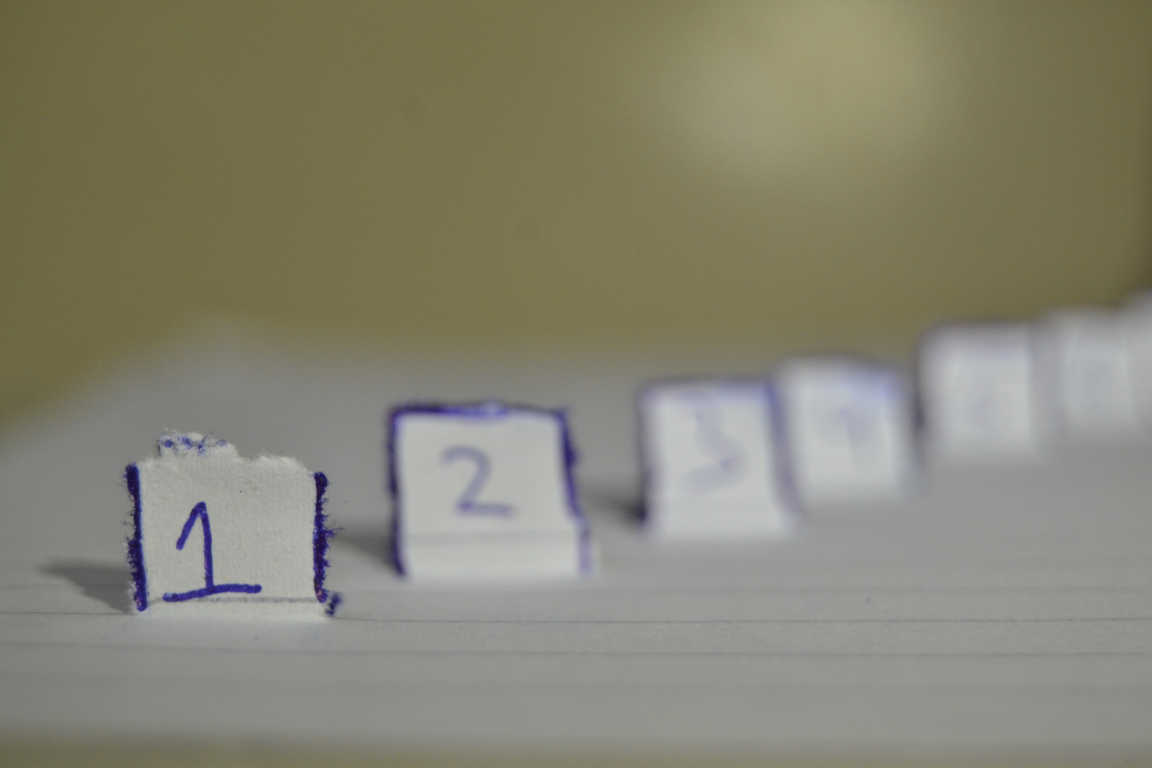
%> input picture 1.JPG, 4608 x 3072 px (shown at 1/4 size)
$ octave multi_focus_image_fusion.m   (GNU Octave 9; MATLAB toolbox functions it lacks are replaced by stand-ins)
%> lines starting %> are read from the running program, lines starting %| are printed output that depends on the picture
clear var
clc


image1=imread('1.jpg');
image2=imread('2.jpg');
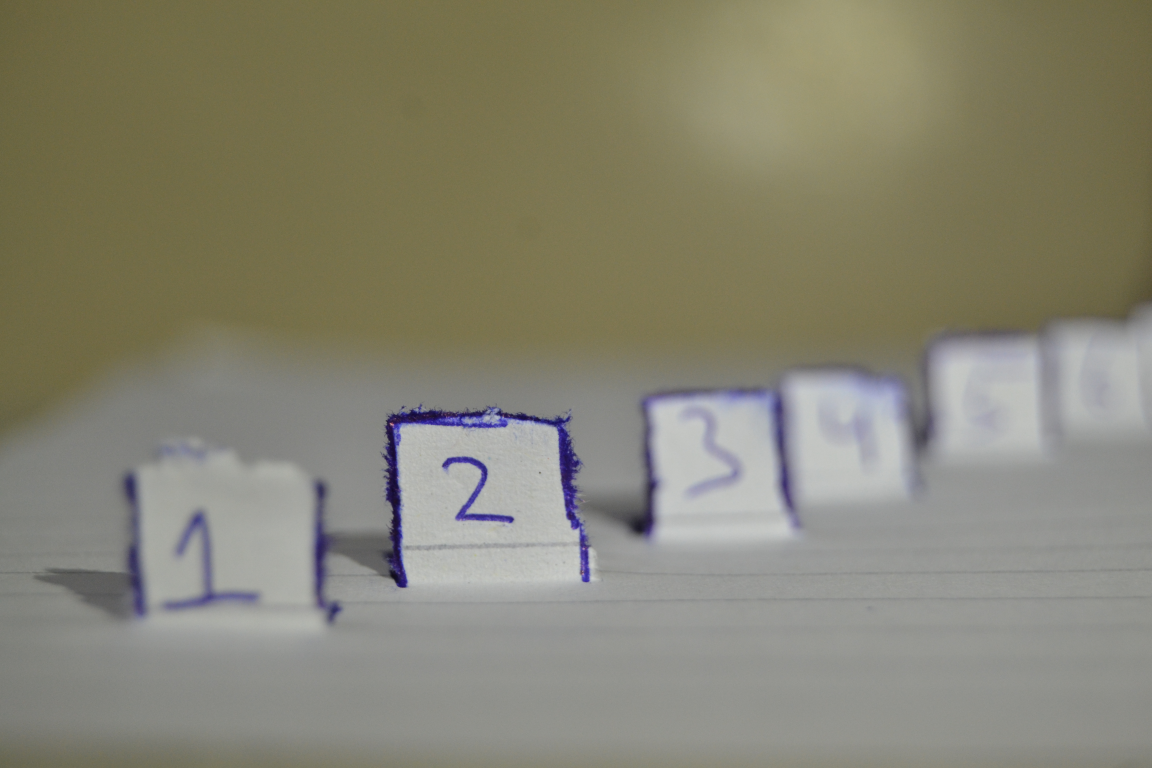
%> input picture 2.JPG, 4608 x 3072 px (shown at 1/4 size)
image3=imread('3.jpg');
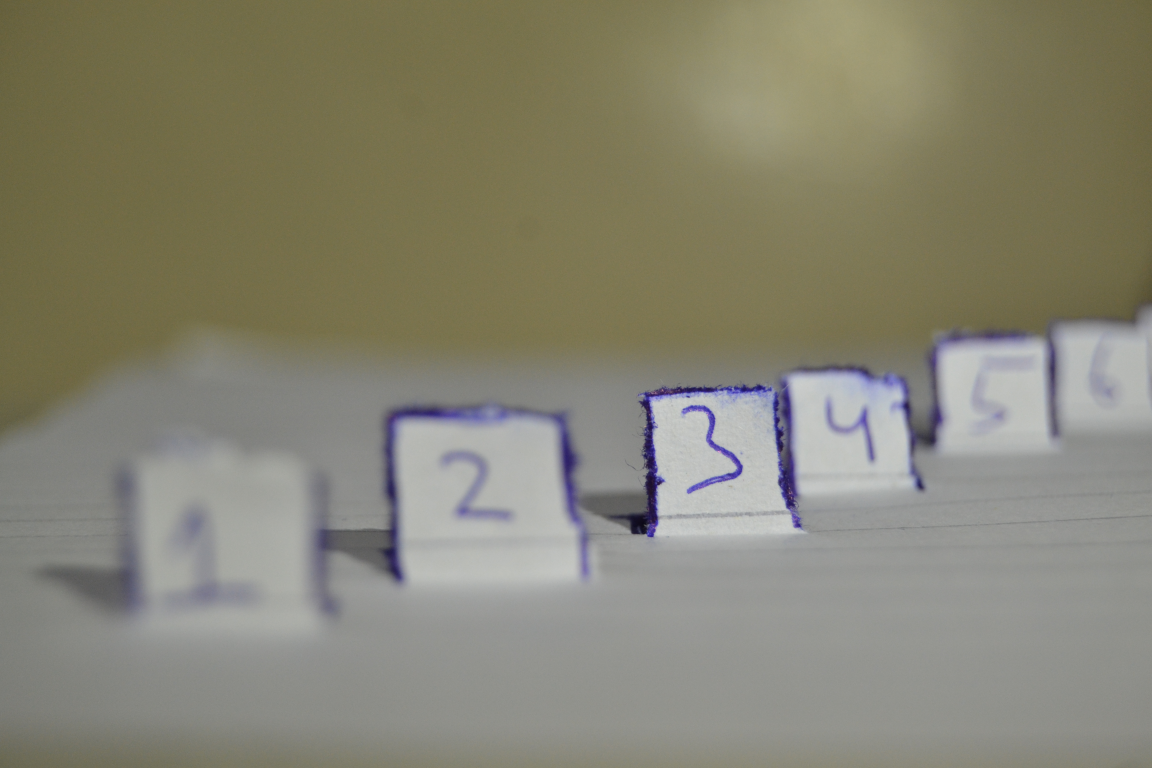
%> input picture 3.JPG, 4608 x 3072 px (shown at 1/4 size)
image4=imread('4.jpg');
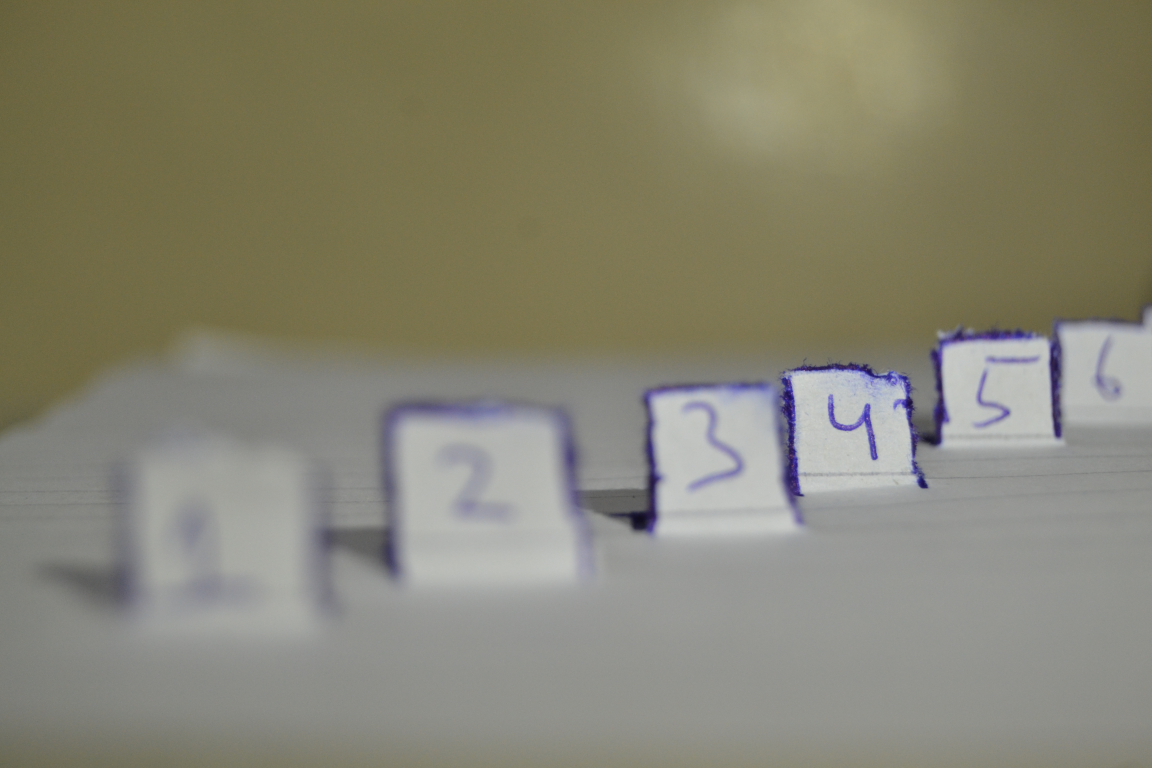
%> input picture 4.JPG, 4608 x 3072 px (shown at 1/4 size)
image5=imread('5.jpg');
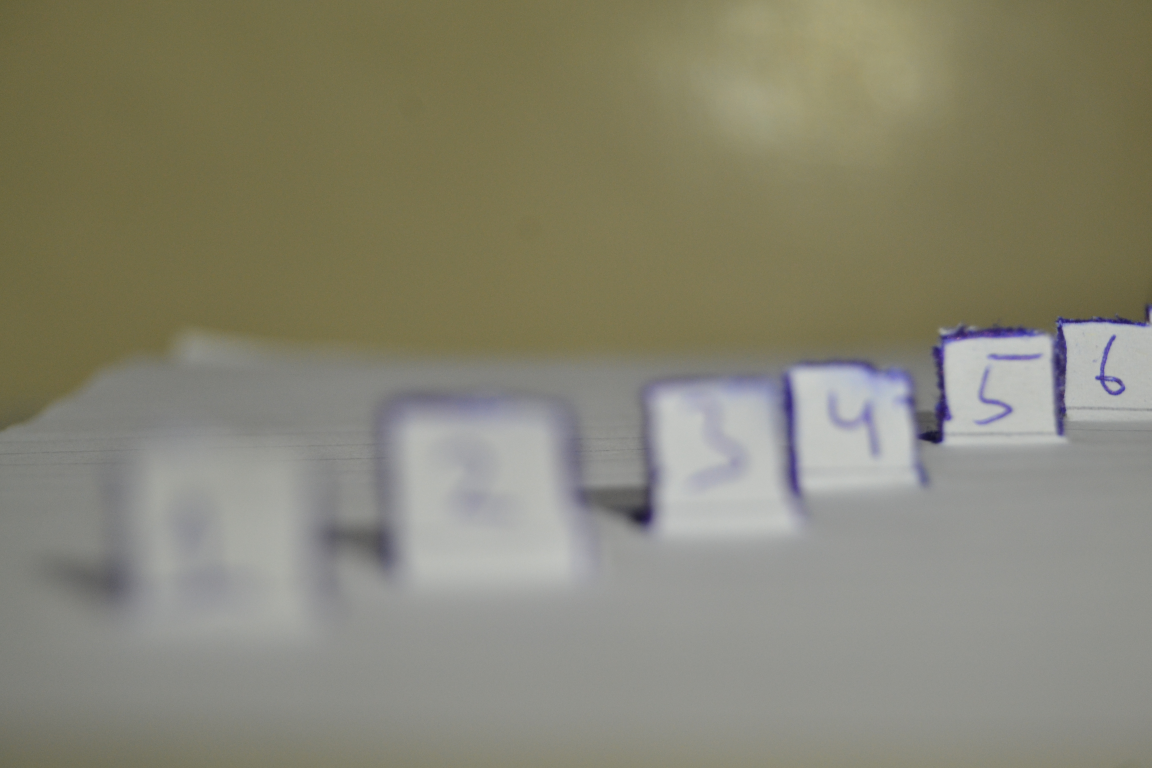
%> input picture 5.JPG, 4608 x 3072 px (shown at 1/4 size)

im1 = rgb2gray(image1);
im2 = rgb2gray(image2);
im3 = rgb2gray(image3);
im4 = rgb2gray(image4);
im5 = rgb2gray(image5);

%> (the run ends here)
